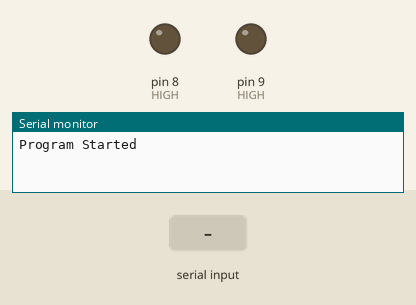
Bench run of a sketch on a simulated Arduino Uno, built with avr-gcc and run on an emulated ATmega328P. Parts: output pins drawn as LEDs (lit = HIGH), the last lines printed to the serial monitor. Dashed ring = blinking. Inputs (shaded band) come from the test bench.

Above: at 1.2 s.
1.3 s: "g" received over Serial
At 2.1 s:
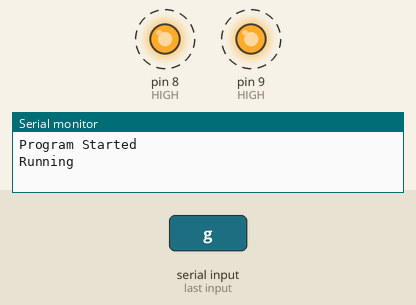
4.3 s: "q" received over Serial
At 4.3 s:
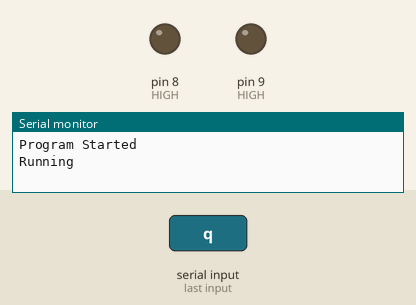
Timing chart, 0 to 7.3 s (numbered marks = the images above; inputs shaded):
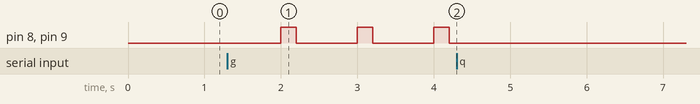

Measured:
- after the input at 1.3 s, pin 8 (HIGH), pin 9 (HIGH): alternates HIGH for 0.20 s and LOW for 0.80 s, starting after 0.70 s
- after the input at 4.3 s, pin 8 (HIGH), pin 9 (HIGH): stops changing and stays LOW

The sketch:

alcohol_release.ino
```cpp
// (licence header left out)
int period = 1000;	// ms ~ 1Hz
int pulse_width = 200; //ms
bool flag = false;
char cmd = ' ';

void setup() {
  	pinMode(8, OUTPUT); 	//HIGH : Denjiben is open
  	pinMode(9, OUTPUT); 	//HIGH : LED bright
	digitalWrite(8, LOW);
    digitalWrite(9, LOW);

	Serial.begin(115200);
  	Serial.println("Program Started");
}

void loop() {
 	if (Serial.available() > 0) {
		char cmd = Serial.read();

		if(cmd == 'g'){
			Serial.print("Running");
			flag = true;
		}
		else if (cmd == 'q') {
			Serial.println("Stopped");
			flag = false;
		}
		else {
			Serial.println("Wrong command");
		}
  	}

	if (flag == true) {
		digitalWrite(8, HIGH);
		digitalWrite(9, HIGH);
		delay(pulse_width);

		digitalWrite(8, LOW);
		digitalWrite(9, LOW);
		delay(period-pulse_width);
	}
	else {
		digitalWrite(8, LOW);
		digitalWrite(9, LOW);
		delay(period);
	}
}
```
